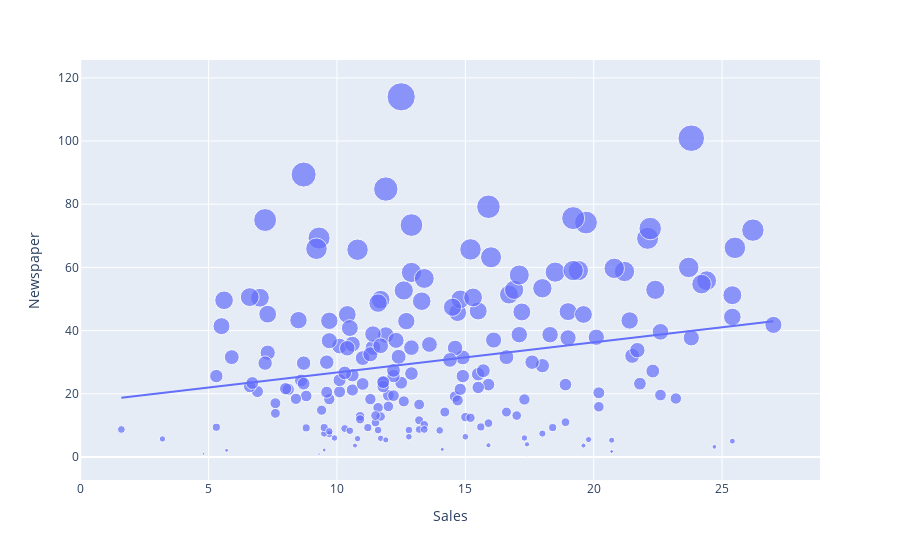

Notebook code cell kept with this figure:
### Code cell
figure = px.scatter(data_frame = data, x="Sales",
                    y="Newspaper", size="Newspaper", trendline="ols")
figure.show()

### Figure 1 — Plotly figure (JSON) as saved in the notebook; plotly's stock layout.template omitted (floating-point values rounded to 4 significant figures; data arrays with more than 128 entries replaced by an {"elided": "..."} marker saying what was removed)
{"data": [{"hovertemplate": "Sales=%{x}<br>Newspaper=%{marker.size}<extra></extra>", "legendgroup": "", "marker": {"color": "#636efa", "size": {"elided": "200 float values"}, "sizemode": "area", "sizeref": 0.285, "symbol": "circle"}, "mode": "markers", "name": "", "orientation": "v", "showlegend": false, "type": "scatter", "x": {"elided": "200 float values"}, "xaxis": "x", "y": {"elided": "200 float values"}, "yaxis": "y"}, {"hovertemplate": "<b>OLS trendline</b><br>Newspaper = 0.952962 * Sales + 17.1911<br>R<sup>2</sup>=0.052120<br><br>Sales=%{x}<br>Newspaper=%{y} <b>(trend)</b><extra></extra>", "legendgroup": "", "marker": {"color": "#636efa", "symbol": "circle"}, "mode": "lines", "name": "", "showlegend": false, "type": "scatter", "x": {"elided": "200 float values"}, "xaxis": "x", "y": {"elided": "200 float values"}, "yaxis": "y"}], "layout": {"legend": {"itemsizing": "constant", "tracegroupgap": 0}, "margin": {"t": 60}, "xaxis": {"anchor": "y", "domain": [0, 1], "title": {"text": "Sales"}}, "yaxis": {"anchor": "x", "domain": [0, 1], "title": {"text": "Newspaper"}}}}
